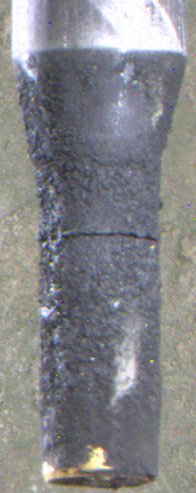
#> input picture sources/KR_C/temp/new/temp.bmp, 196 x 493 px
$ python -i KR_C_Utils.py   (imports and definitions only)   (older library calls are emulated)
#> lines starting #> are read from the running program, lines starting #| are printed output that depends on the picture
from __future__ import print_function
from __future__ import division
import time
import copy

import logging
import logging.config
import glob
import csv
import math
from math import atan2, cos, sin, sqrt, pi

import numpy as np
import pandas as pd

import cv2
import imghdr
import skimage
from skimage import io, filters, morphology, util, measure, color, segmentation
from skimage.measure import compare_ssim as ssim
import PIL
import imutils
from matplotlib import pyplot as plt
from scipy import ndimage
from scipy import optimize

import socket
import struct
import ctypes
import datetime
import threading

from pypylon import pylon


camera_ip_address = "192.168.0.122"

# 参数
KR_C_source_file = "./../sources/KR_C"
KR_C_temp_file = "./../sources/KR_C/temp"
KR_C_demo_filename = "test.bmp"


left_top = [500, 1000]
right_bottom = [950, 1600]


GAUSS_SIGMA = 0.0
GAUSS_KERNEL_SIZE = 3
AREA_MIN, AREA_MAX = 10000, 600000
SHIFT_X, SHIFT_Y = 100, 500
SHIFT_XX, SHIFT_YY = 0, 100
SHIFT_END = 15
MSE_THRES = 1500
SSIM_THRES = 0.55


# TCP/IP
HOST = socket.gethostname()
# PORT = 12356
# HOST = '192.168.0.1'
PORT = 2001
ADDR = (HOST, PORT)
BUFSIZE = 1024
SEND_SIZE = 1024
RECV_SIZE = 4
FLAG_CONNECT = True


class SendStruct(object):
    # [8 lines left out: function __init__, not called in this run]


class RecvStruct(object):
    # [34 lines left out: functions __init__, check, not called in this run]


def read_image_from_file(filename):

    return skimage.io.imread(filename)


# [35 lines left out: function read_image_from_camera, not called in this run]

def rgb2gray(image, method='cv'):
    if image.ndim > 2:
        if method == 'cv':
            return cv2.cvtColor(image, cv2.COLOR_RGB2GRAY)
        elif method == 'sk':
            return skimage.color.rgb2gray(image)
    else:
        return image
def template_match(image_roi, image_tmp):
    image_roi_gray = rgb2gray(image_roi)
    image_tmp_gray = rgb2gray(image_tmp)

    result = cv2.matchTemplate(image_roi_gray,image_tmp_gray, cv2.TM_CCOEFF)
    min_val, max_val, min_loc, max_loc = cv2.minMaxLoc(result)
    top_left = max_loc
    h, w = image_tmp_gray.shape
    top_left = (top_left[0], top_left[1])
    bottom_right = (top_left[0] + w, top_left[1] + h)
    candidate_box = (top_left[0], top_left[1], bottom_right[0], bottom_right[1])
    image_candidate = reduce_domain(image_roi, candidate_box)
    image_candidate_gray = rgb2gray(image_candidate)

    mse_value = mse(image_candidate_gray, image_tmp_gray)
    ssim_value = ssim(image_candidate_gray, image_tmp_gray)
    #print(mse_value, ssim_value)
    # if mse_value < MSE_THRES and ssim_value > SSIM_THRES:
    if mse_value < 10*MSE_THRES and ssim_value > 0.5*SSIM_THRES:
        # [4 lines of commented-out code are left out]
        match_range_roi = (top_left[0], top_left[1], bottom_right[0], bottom_right[1])
        cv2.rectangle(image_roi, top_left, bottom_right, (255, 0, 0), 10)
        return match_range_roi
    else:
        return None


# [10 lines left out: function mse, not called in this run]


def reduce_domain(image, bbox_roi):
    image_roi = image[bbox_roi[1]:bbox_roi[3], bbox_roi[0]:bbox_roi[2]]
    return image_roi


def KR_C_process(image_ori):

    res = [1,0]
    # image_ori = read_image_from_camera()
    #image_ori = read_image_from_file(KR_C_source_file+"/"+KR_C_demo_filename)
    image_tmp = read_image_from_file(KR_C_temp_file + "/" + "temp.bmp")
    image_display = copy.deepcopy(image_ori)
    match_range = template_match(image_ori, image_tmp)
    if match_range == None:
        res[0] = 0
    else:
        mid_point = ((match_range[0]+match_range[2])//2, match_range[3])
        z_value = mid_point[1]
        if z_value > left_top[1] and z_value < right_bottom[1]:
            res[1] = 1
        #print("Z value: ", z_value)
    cv2.putText(image_ori, "OK",
                    (left_top[0]-10, left_top[1]-10), cv2.FONT_HERSHEY_SIMPLEX,
                    2, (0, 255, 0), 6)
    cv2.rectangle(image_ori, (left_top[0], left_top[1]),
                          (right_bottom[0], right_bottom[1]), (0, 0, 255), 5)
    cv2.imwrite("./../sources/KR_C_display.png", image_ori)
    # [4 lines of commented-out code are left out]
    return res

>>> import cv2
>>> picture = cv2.cvtColor(cv2.imread('../sources/KR_C/temp/new/temp.bmp'), cv2.COLOR_BGR2RGB)
>>> result = KR_C_process(picture)
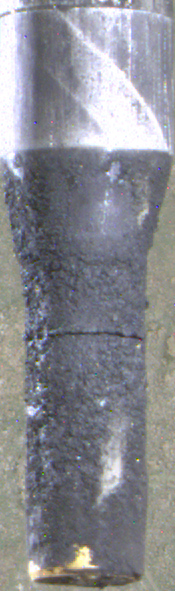
#> input picture sources/KR_C/temp/temp.bmp, 175 x 591 px
#> in read_image_from_file, returned value is the input picture: shape (591, 175, 3); mean R, G, B 136.5, 137.3, 143.7
#> in rgb2gray, `return cv2.cvtColor(image, cv2.COLOR_RGB2GRAY)`:
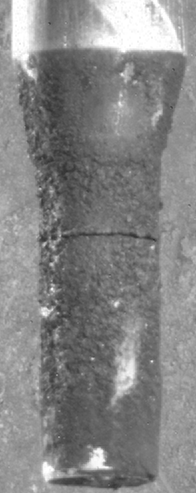
#> returned value: shape (493, 196); min 45, max 255, mean 133.2
#> call 2 of rgb2gray, with method = 'cv'
#> in rgb2gray (call 2), `return cv2.cvtColor(image, cv2.COLOR_RGB2GRAY)`:
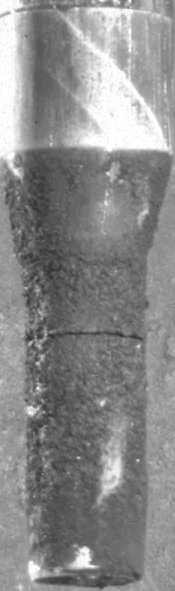
#> returned value: shape (591, 175); min 45, max 255, mean 137.8
#> (the run stopped early here; a loop or call above may not have finished)
